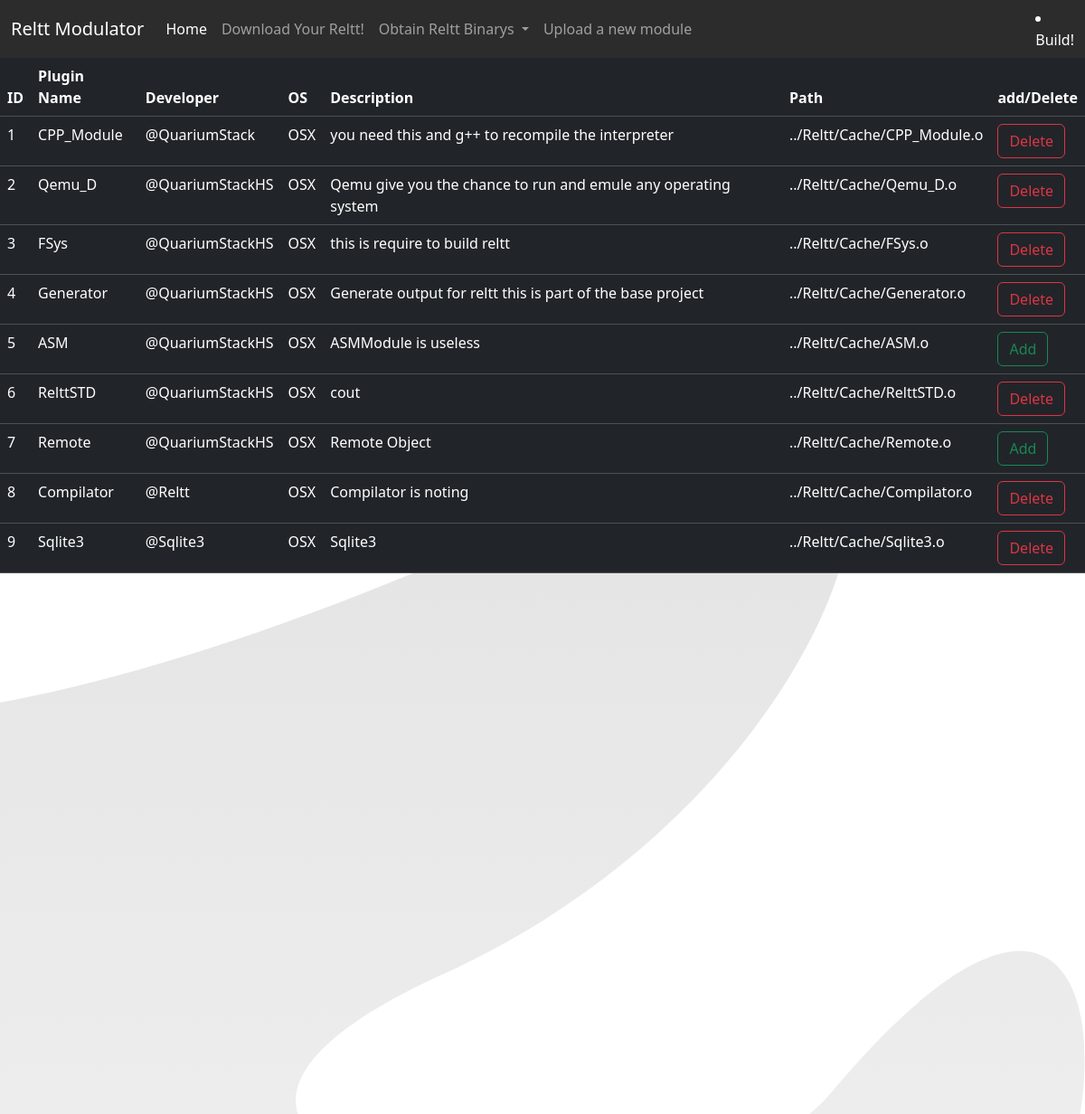
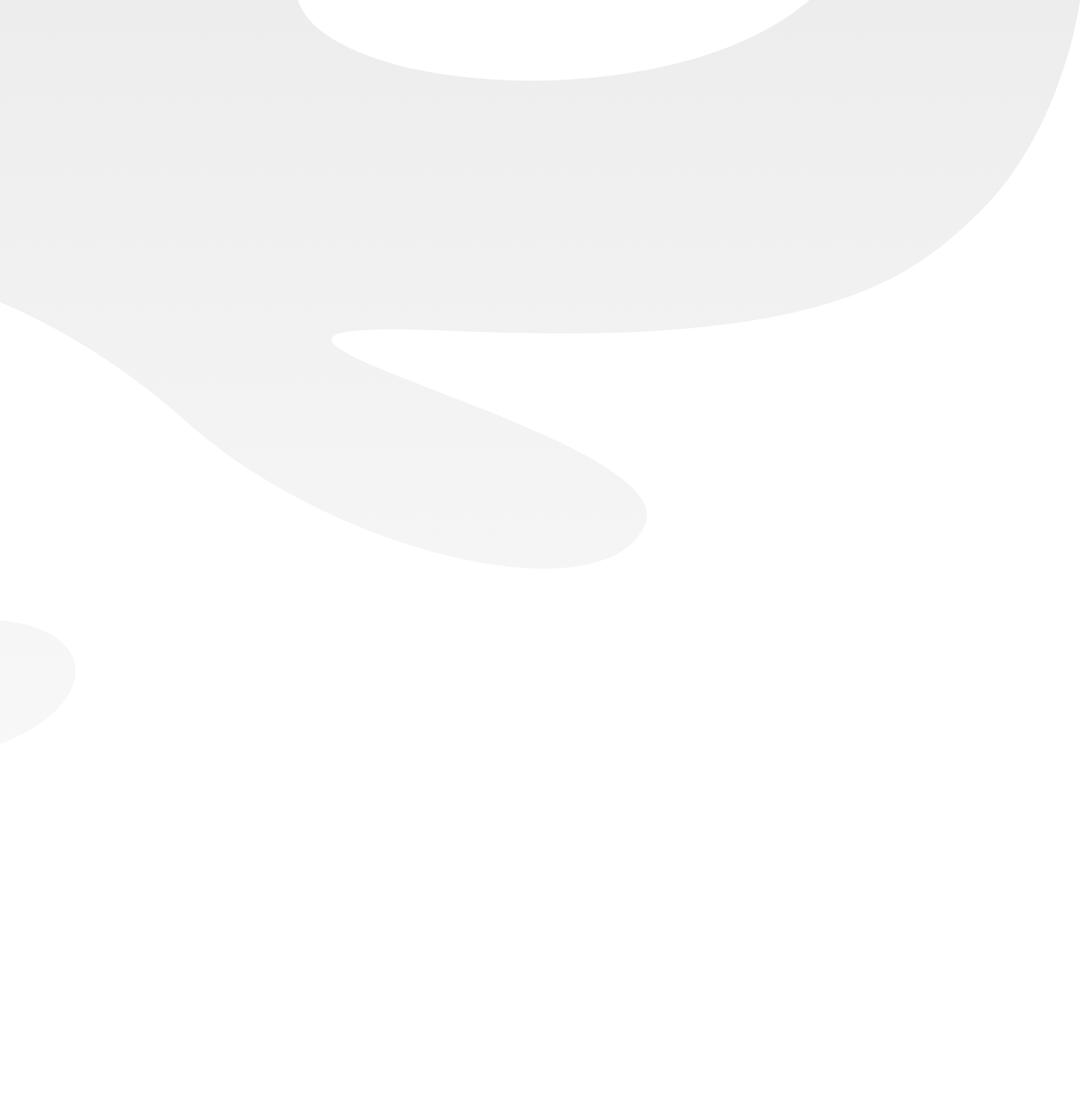
The app's page /mod, older data (2 pictures, top to bottom).
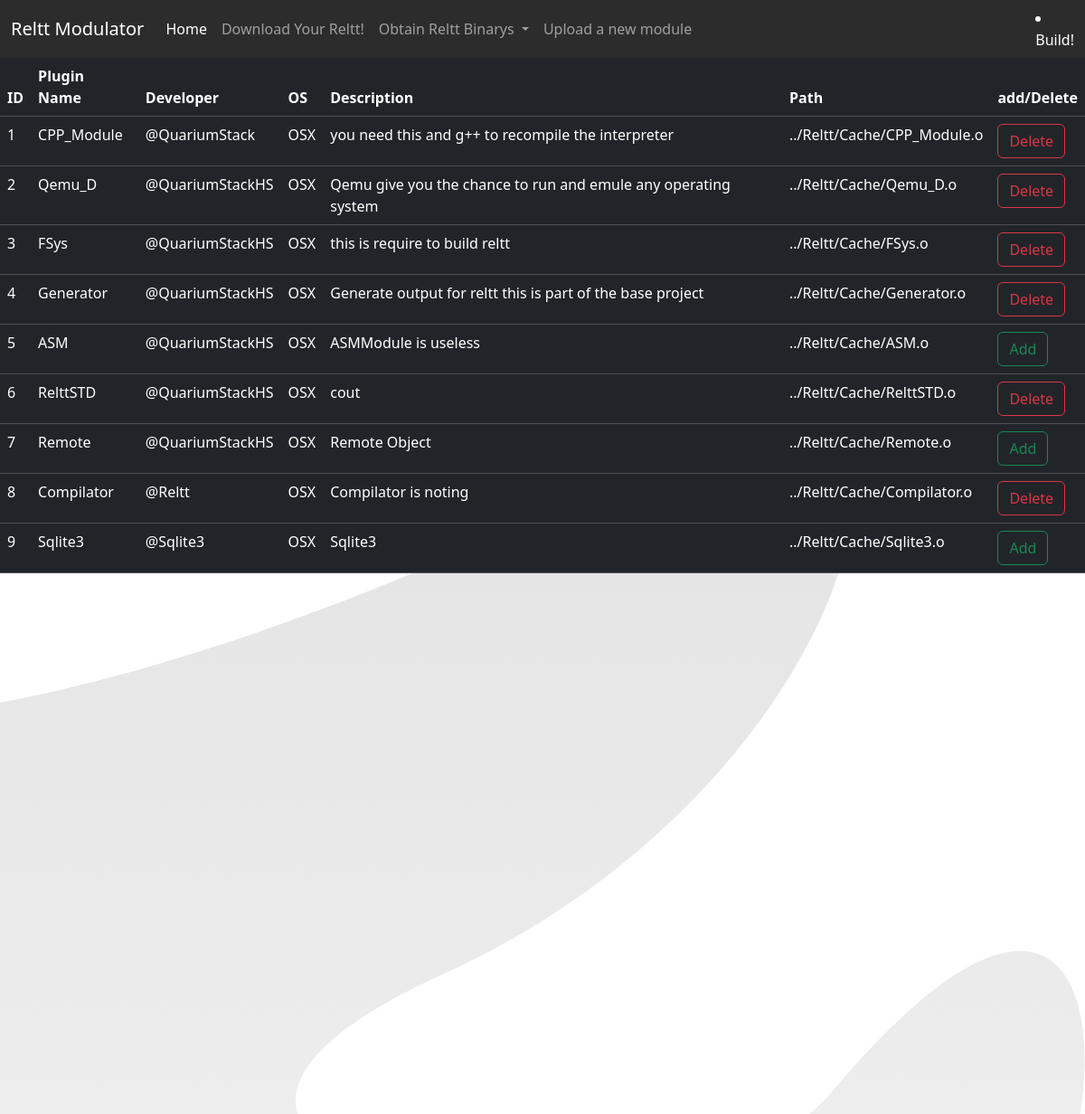
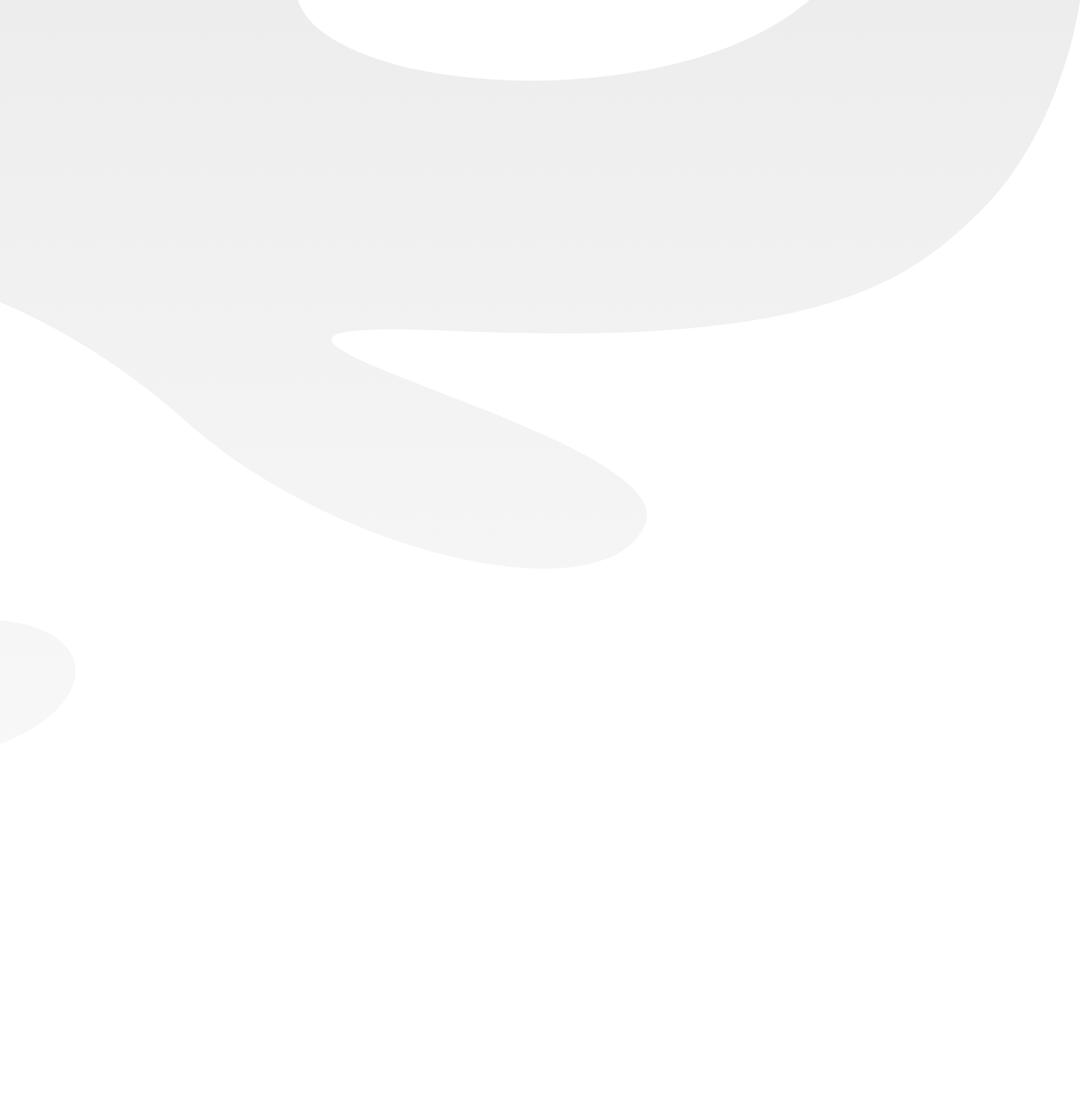
The same page, newer data (2 pictures, top to bottom).
### install.py (models this page shows, shortened)
class Mods(db.Model):
    _id = db.Column(db.Integer, primary_key=True)
    isused = db.Column(db.Integer)
    name = db.Column(db.String(100))
    Developer = db.Column(db.String(100))
    Version = db.Column(db.String(100))
    Description = db.Column(db.String(100))
    OS = db.Column(db.String(100))
    contructor = db.Column(db.String(100))
    Path = db.Column(db.String(100))

### install.py (the view)
@app.route('/mod')
def py_mod():
    return render_template("Reltt_mod.html", OS=platform.system(), Mods=Mods.query.all())

### templates/Reltt_mod.html (shortened to what this page needs)
<!DOCTYPE html>
<html>
<head>
    <link rel='stylesheet' type='text/css' media='screen' href='static/bootstrap-5.0.0-beta3-dist/css/bootstrap.css'>
    <link rel='stylesheet' type='text/css' media='screen' href='static/css/Reltt.css'>
</head>
<body>
    <nav class="navbar navbar-expand-lg navbar-dark">
        <div class="container-fluid">
            <a class="navbar-brand">Reltt Modulator</a>
            <div class="collapse navbar-collapse" id="navbarSupportedContent">
                <ul class="navbar-nav me-auto mb-2 mb-lg-0">
                    <li class="nav-item">
                        <a class="nav-link active" aria-current="page" href="/">Home</a>
                    </li>
                    <li class="nav-item">
                        <a class="nav-link" href="/mod/download">Download Your Reltt!</a>
                    </li>
                    <li class="nav-item dropdown">
                        <a class="nav-link dropdown-toggle" href="#" id="navbarDropdown" role="button"
                            data-bs-toggle="dropdown" aria-expanded="false">
                            Obtain Reltt Binarys
                        </a>
                    </li>
                    <li class="nav-item">
                        <a class="nav-link" href="/mod/add" tabindex="-1" >Upload a new module</a>
                      </li>
                </ul>
                <form class="d-flex">
                    <li class="nav-item">
                        <a class="nav-link btn btn-outline-primary" id="Build" onclick="Build()"
                            tabindex="-1">Build!</a>
                    </li>
                </form>
            </div>
        </div>
    </nav>
    <table class="table table-dark table-hover">
        <thead>
            <tr>
              <th scope="col">ID</th>
              <th scope="col">Plugin Name</th>
              <th scope="col">Developer</th>
              <th scope="col">OS</th>
              <th scope="col">Description</th>
              <th scope="col">Path</th>
              <th scope="col">add/Delete</th>
            </tr>
          </thead>
          <tbody>
    {% for mod in Mods %}
    <tr>
        <td>{{mod._id}}</td>
        <td>{{mod.name}}</td>
        <td>@{{mod.Developer}}</td>
        <td>{{mod.OS}}</td>
        <td>{{mod.Description}}</td>
            <td>{{mod.Path}}</td>
            <td>
                {% if mod.isused == 1 %}
                <a style="z-index: 1;" onclick="switchs('{{mod.name}}')" id="{{mod.name}}" type="button"
                    class="btn btn-outline-danger">Delete</a>
                {% else %}
                <a style="z-index: 1;" onclick="switchs('{{mod.name}}')" id="{{mod.name}}" type="button"
                    class="btn btn-outline-success">Add</a>
                {% endif %}</td>
      </tr>
        {% endfor %}
    </tbody>
    </table>
</body>
</html>

Row changes from the older to the newer data that the page shows:
changed Mods "Sqlite3": isused "Delete" → "Add"
